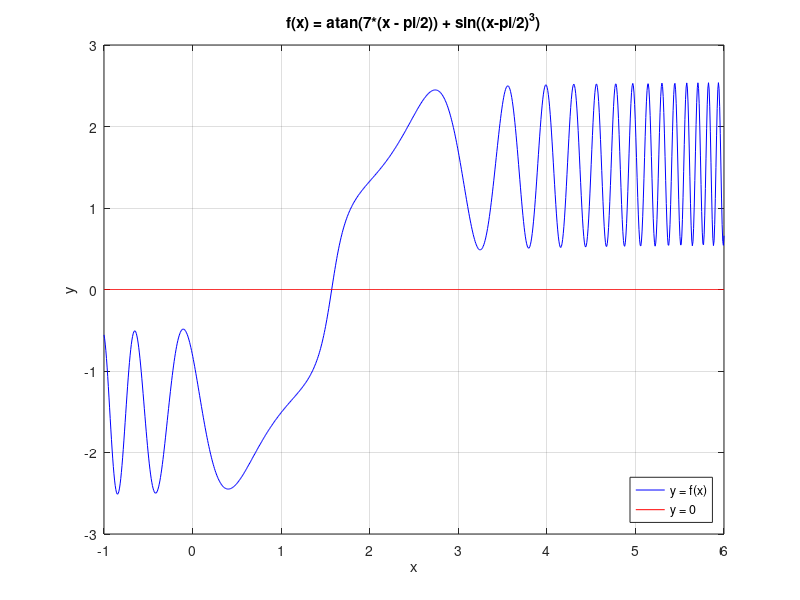

MATLAB code to generate this figure: (Note: this script raises an error after producing the figure.)
clear
clc
close all

%% Punto 1

a = -1;  b = 6;
x = linspace( a, b, 1000 );
f = @(x) atan(7*( x - pi/2)) + sin((x-pi/2).^3);
y = f(x);
y0 = zeros(length(x),1);
figure(1);
plot(x,y,'b',x,y0,'r')
title('f(x) = atan(7*(x - pi/2)) + sin((x-pi/2)^3)')
xlabel('x')
ylabel('y')
legend('y = f(x)', 'y = 0', 'Location', 'SouthEast')
grid on;

%% Punto 2

alpha = pi/2; % valore esatto dello zero di f(x)

df = @(x) 7 ./ ( 1 + 49 * ( x-pi/2 ).^2 ) + 3 * (x-pi/2).^2 .* cos( (x-pi/2).^3 );

% controllo che alpha = pi/2 sia uno zero semplice
if (df(alpha) ~= 0)
    disp('lo zero alpha = pi/2  e'' semplice')
end

nmax = 1000;
toll = 1e-10;

disp('Metodo di Newton con X0 = 1.5')
x0 = 1.5;
[xvect,it] = newton(x0,nmax,toll,f,df);  
err = abs(xvect(end)-alpha)

disp('Metodo di Newton con X0 = 4')
x0 = 4;
[xvect,it] = newton(x0,nmax,toll,f,df);  
err = abs(xvect(end)-alpha)

%% Punto 3
if (f(a)*f(b)) < 0
    disp('si puo'' applicare il metodo di bisezione');
    nmax_b = 1000;
    toll_b = ( b - a ) / (2^31);
    [xvect,it] = bisez(a,b,toll_b,f);
    err = abs(xvect(end)-alpha)
else
    disp('non si puo'' applicare il metodo di bisezione');
end


%% Punto 4
% vedi biseznewton.m

%% Punto 5

nmax_b = 5;
nmax_n = 1000;
[xvect,it] = biseznewton(a,b,nmax_b,nmax_n,toll,f,df);

disp('l''errore finale e''')
disp(abs(xvect(end)-alpha))